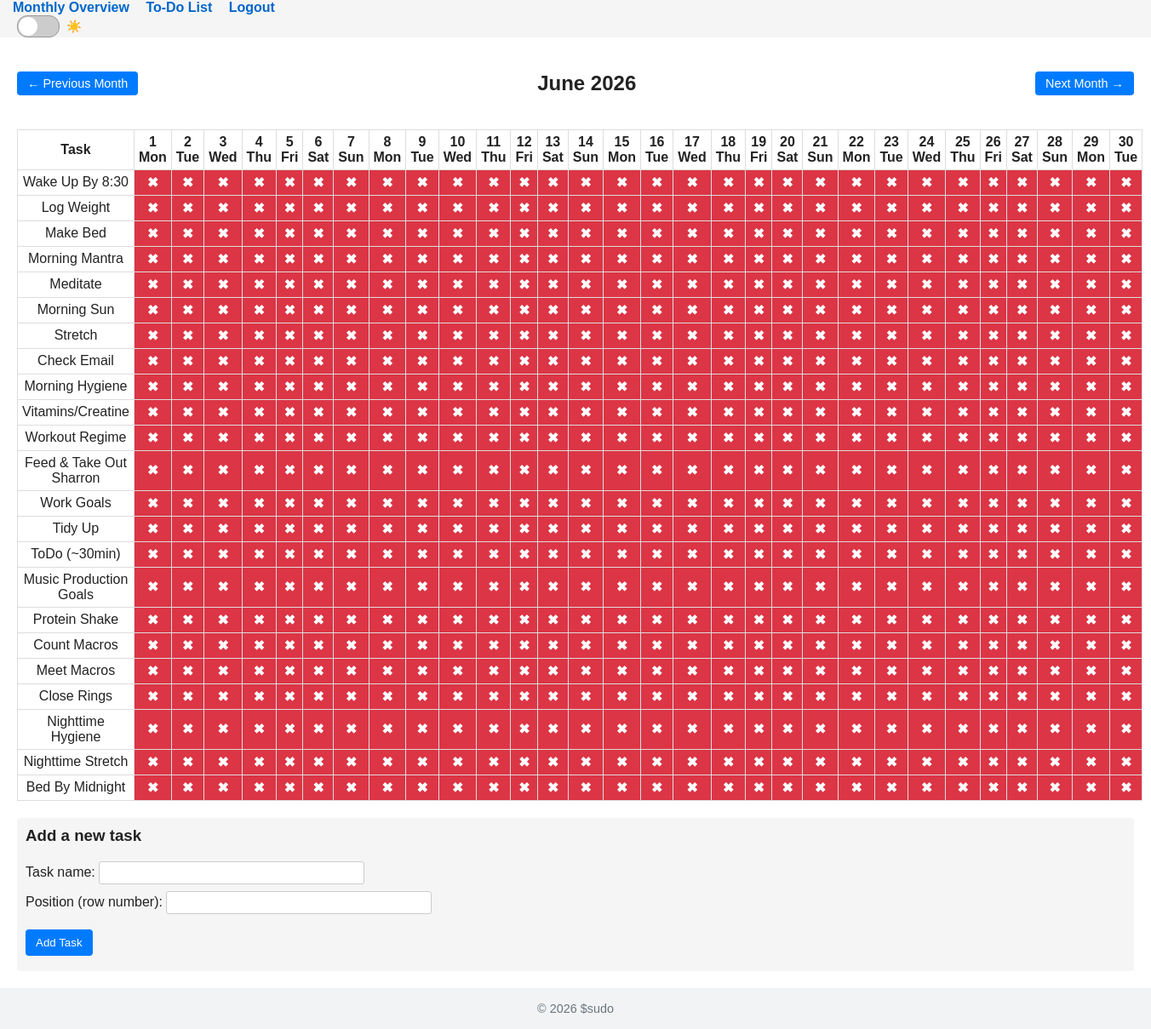
The page /monthly (signed in) on the database its author committed.
### app/models.py (models this page shows)
class TaskList(db.Model):
    __tablename__ = 'task_lists'
    id = db.Column(db.Integer, primary_key=True)
    user_id = db.Column(db.Integer, db.ForeignKey('users.id'), nullable=False)
    name = db.Column(db.String(200), nullable=False)
    position = db.Column(db.Integer, nullable=False, default=0)

### app/routes/tasks.py (the view)
@bp.route('/monthly')
@login_required
def monthly():
    today = date.today()
    month = int(request.args.get('month', today.month))
    year = int(request.args.get('year', today.year))
    days, tasks = get_monthly_view(current_user, year, month)
    def prev_month(y, m):
        return (y - 1, 12) if m == 1 else (y, m - 1)
    def next_month(y, m):
        return (y + 1, 1) if m == 12 else (y, m + 1)
    prev_year, prev_month_val = prev_month(year, month)
    next_year, next_month_val = next_month(year, month)
    return render_template(
        'tasks/monthly.html',
        year=year,
        month=month,
        month_name=date(year, month, 1).strftime('%B'),
        days=days,
        tasks=tasks,
        prev_year=prev_year,
        prev_month=prev_month_val,
        next_year=next_year,
        next_month=next_month_val,
    )

### app/__init__.py (called while the page is built)
def create_app(config_name: str = 'development') -> Flask:
    app = Flask(__name__, instance_relative_config=True)
    from .config import DevelopmentConfig, ProductionConfig
    config_cls = {
        'development': DevelopmentConfig,
        'production': ProductionConfig
    }[config_name]
    app.config.from_object(config_cls)
    try:
        os.makedirs(app.instance_path, exist_ok=True)
    except OSError as exc:  # pragma: no cover
        raise RuntimeError(f'Failed to create instance folder: {exc}')
    db.init_app(app)
    login_manager.init_app(app)
    csrf.init_app(app)
    from .routes import bp as main_bp
    app.register_blueprint(main_bp)
    with app.app_context():
        db.create_all()
    @app.context_processor
    def inject_current_year():
        return {'current_year': __import__('datetime').datetime.utcnow().year}
    return app

### app/models.py (called while the page is built)
@login_manager.user_loader
def load_user(user_id: str):
    return User.query.get(int(user_id))

### app/templates/tasks/monthly.html (shortened to what this page needs)
{% extends "base.html" %}
{% block content %}
<div class="month-navigation">
    <a href="{{ url_for('main.monthly', month=prev_month, year=prev_year) }}"
       class="nav-btn nav-prev">← Previous Month</a>
    <h2>{{ month_name }} {{ year }}</h2>
    <a href="{{ url_for('main.monthly', month=next_month, year=next_year) }}"
       class="nav-btn nav-next">Next Month →</a>
</div>
<table class="calendar">
    <thead>
        <tr>
            <th>Task</th>
            {% for day in days %}
            <th>
                <a href="{{ url_for('main.daily', date=day.date) }}">
                    {{ day.day }}<br>{{ day.weekday }}
                </a>
            </th>
            {% endfor %}
        </tr>
    </thead>
    <tbody>
        {% for task in tasks %}
        <tr>
            <td class="task-name">{{ task }}</td>
            {% for day in days %}
                {% set done = day.statuses[task] %}
                <td class="task-cell {% if done %}completed{% else %}incomplete{% endif %}">
                    {% if done %}&#10004;{% else %}&#10006;{% endif %}
                </td>
            {% endfor %}
        </tr>
        {% endfor %}
    </tbody>
</table>
<div class="task-form">
    <h3>Add a new task</h3>
    <form method="post" action="{{ url_for('main.add_task') }}">
        <label>
            Task name:
            <input type="text" name="name" required>
        </label>
        <label>
            Position (row number):
            <input type="number" name="position" min="1" step="1">
        </label>
        <button type="submit">Add Task</button>
    </form>
</div>
{% endblock %}

### app/static/css/main.css (style rules this page uses)
:root { --bg: #ffffff; --text: #222222; --header-bg: #f5f5f5; --header-text: #222222; --link: #0066cc; --link-hover: #004488; --table-border: #ddd; --completed-bg: #28a745; --completed-text: #fff; --incomplete-bg: #dc3545; --incomplete-text: #fff; --button-bg: #007bff; --button-text: #fff; --button-hover: #0056b3; --input-bg: #f0f0f0; --input-text: #222222; --input-border:#ccc; }
body { margin: 0; font-family: Arial, Helvetica, sans-serif; background-color: var(--bg); color: var(--text); }
table { width: 100%; border-collapse: collapse; margin-top: 20px; }
table th, table td { border: 1px solid var(--table-border); padding: 5px; text-align: center; color: var(--text); }
table th a { color: var(--text); text-decoration: none; }
.task-cell.incomplete { background-color: var(--incomplete-bg); color: var(--incomplete-text); font-weight: bold; }
button { padding: 8px 12px; background-color: var(--button-bg); color: var(--button-text); border: none; border-radius: 4px; cursor: pointer; margin-top: 10px; transition: background-color 0.2s; }
.month-navigation { display: flex; justify-content: space-between; align-items: center; margin-bottom: 20px; }
.month-navigation .nav-btn { background-color: var(--button-bg); color: var(--button-text); text-decoration: none; padding: 6px 12px; border-radius: 4px; font-size: 0.9rem; transition: background-color 0.2s; }
.task-form { margin-top: 20px; padding: 10px; background-color: var(--header-bg); border-radius: 4px; }
.task-form h3 { margin-top: 0; }
.task-form label { display: block; margin-bottom: 8px; }
.task-form input[type="text"], .task-form input[type="number"] { padding: 5px; border: 1px solid var(--input-border); border-radius: 3px; width: 100%; max-width: 300px; }
.task-form button { margin-top: 10px; }
form { margin: 0.5rem 0; }

### rows shown on the page
TaskList: name "Wake Up By 8:30"
TaskList: name "Log Weight"
TaskList: name "Make Bed"
TaskList: name "Morning Mantra"
TaskList: name "Meditate"
TaskList: name "Morning Sun"
TaskList: name "Stretch"
TaskList: name "Check Email"
TaskList: name "Morning Hygiene"
TaskList: name "Vitamins/Creatine"
TaskList: name "Workout Regime"
TaskList: name "Feed & Take Out Sharron"
TaskList: name "Work Goals"
TaskList: name "Tidy Up"
TaskList: name "ToDo (~30min)"
TaskList: name "Music Production Goals"
TaskList: name "Protein Shake"
TaskList: name "Count Macros"
TaskList: name "Meet Macros"
TaskList: name "Close Rings"
TaskList: name "Nighttime Hygiene"
TaskList: name "Nighttime Stretch"
TaskList: name "Bed By Midnight"

### other values the page prints
{{ month_name }} "June"
{{ year }} "2026"
{{ day.day }} "1" "2" "3" "4" "5" "6" "7" "8" "9" "10" "11" "12" "13" "14" "15" "16" "17" "18" "19" "20" "21" "22" "23" "24" "25" "26" "27" "28" "29" "30"
{{ day.weekday }} "Mon" "Tue" "Wed" "Thu" "Fri" "Sat" "Sun" "Mon" "Tue" "Wed" "Thu" "Fri" "Sat" "Sun" "Mon" "Tue" "Wed" "Thu" "Fri" "Sat" "Sun" "Mon" "Tue" "Wed" "Thu" "Fri" "Sat" "Sun" "Mon" "Tue"
{{ current_year }} "2026"
